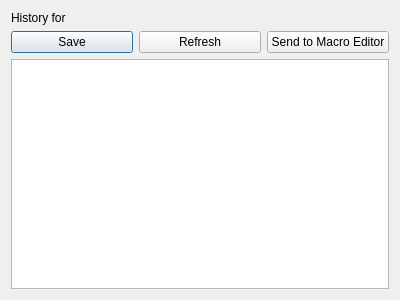
<?xml version="1.0" encoding="UTF-8"?>
<ui version="4.0">
 <class>HistoryDialog</class>
 <widget class="QDialog" name="HistoryDialog">
  <property name="geometry">
   <rect>
    <x>0</x>
    <y>0</y>
    <width>400</width>
    <height>300</height>
   </rect>
  </property>
  <property name="windowTitle">
   <string>Dataset History</string>
  </property>
  <layout class="QVBoxLayout" name="verticalLayout">
   <item>
    <widget class="QLabel" name="datasetLabel">
     <property name="text">
      <string>History for </string>
     </property>
    </widget>
   </item>
   <item>
    <layout class="QHBoxLayout" name="horizontalLayout">
     <item>
      <widget class="QPushButton" name="savePushButton">
       <property name="text">
        <string>Save</string>
       </property>
      </widget>
     </item>
     <item>
      <widget class="QPushButton" name="refreshPushButton">
       <property name="text">
        <string>Refresh</string>
       </property>
      </widget>
     </item>
     <item>
      <widget class="QPushButton" name="sendPushButton">
       <property name="text">
        <string>Send to Macro Editor</string>
       </property>
      </widget>
     </item>
    </layout>
   </item>
   <item>
    <widget class="QListWidget" name="actionsListWidget"/>
   </item>
  </layout>
 </widget>
 <resources/>
 <connections/>
</ui>
